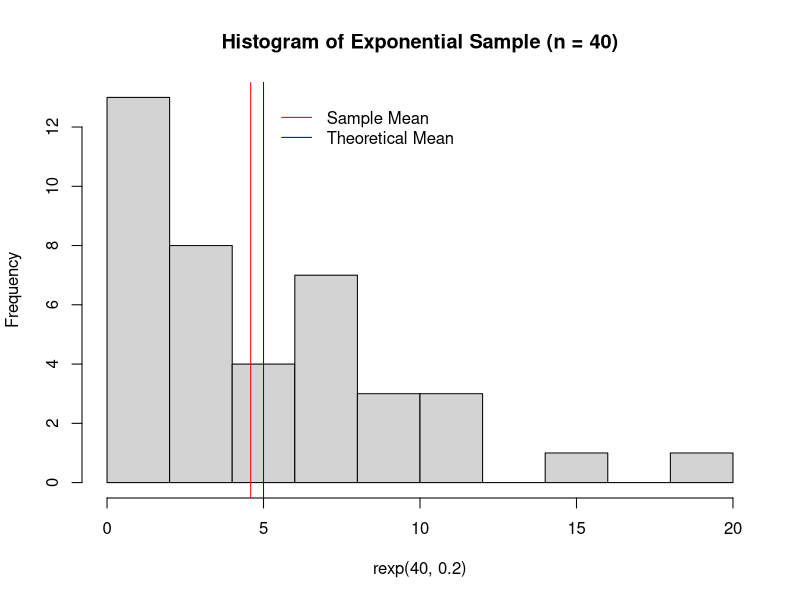
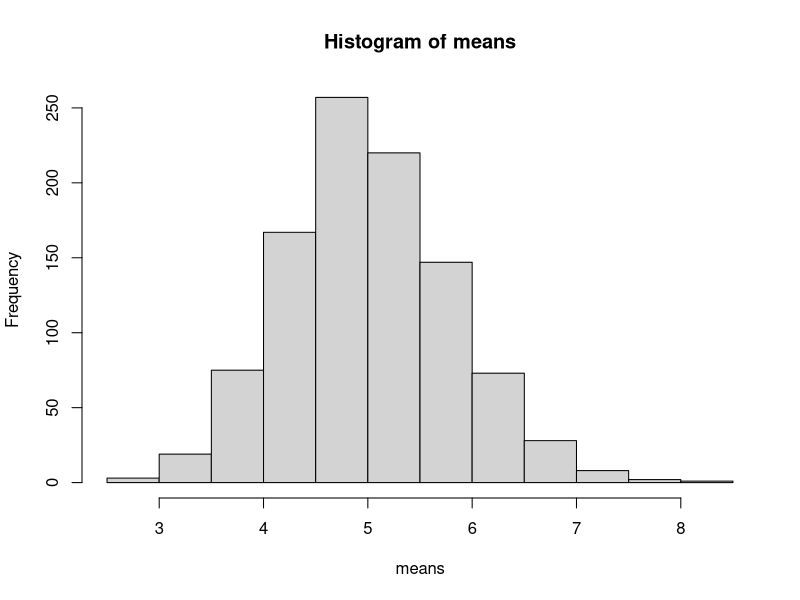

The R source for these figures, in order:
## ---- chunk 1
set.seed(8675309)
samean <- mean(rexp(40, .2))
samean
## ---- chunk 2

lambda <- .2
thmean <- 1/lambda

#sample mean 
set.seed(8675309)
samean <- mean(rexp(40, .2))
samean

hist(rexp(40, .2), main = "Histogram of Exponential Sample (n = 40)")
abline(v = samean, col = "red")
abline(v = thmean, col = "blue")
legend(5.1,13, legend = c("Sample Mean", "Theoretical Mean"), 
       col = c("red", "blue"), lwd = 1, bty = "n")
## ---- chunk 3

set.seed(8675309)
savariance <- (sd(rexp(40, .2)))^2
savariance
## ---- chunk 4
set.seed(8675309)
means <- NULL
for(x in 1:1000){
        means <- c(means, mean(rexp(40, .2)))
}
## ---- chunk 5
set.seed(8675309)
means <- NULL
for(x in 1:1000){
        means <- c(means, mean(rexp(40, .2)))
}

hist(means)
